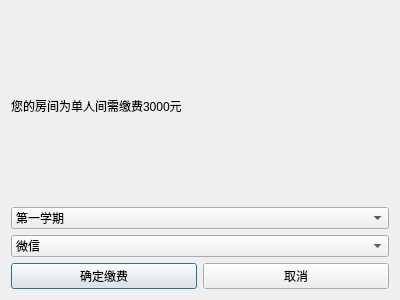
<?xml version="1.0" encoding="UTF-8"?>
<ui version="4.0">
 <class>PaymentDialog</class>
 <widget class="QDialog" name="PaymentDialog">
  <property name="geometry">
   <rect>
    <x>0</x>
    <y>0</y>
    <width>400</width>
    <height>300</height>
   </rect>
  </property>
  <property name="windowTitle">
   <string>选择支付方式</string>
  </property>
  <layout class="QVBoxLayout" name="verticalLayout">
   <item>
    <widget class="QLabel" name="label">
     <property name="text">
      <string>您的房间为单人间需缴费3000元</string>
     </property>
    </widget>
   </item>
   <item>
    <widget class="QComboBox" name="semesterComboBox">
     <item>
      <property name="text">
       <string>第一学期</string>
      </property>
     </item>
     <item>
      <property name="text">
       <string>第二学期</string>
      </property>
     </item>
     <item>
      <property name="text">
       <string>第三学期</string>
      </property>
     </item>
     <item>
      <property name="text">
       <string>第四学期</string>
      </property>
     </item>
     <item>
      <property name="text">
       <string>第五学期</string>
      </property>
     </item>
     <item>
      <property name="text">
       <string>第六学期</string>
      </property>
     </item>
     <item>
      <property name="text">
       <string>第七学期</string>
      </property>
     </item>
     <item>
      <property name="text">
       <string>第八学期</string>
      </property>
     </item>
    </widget>
   </item>
   <item>
    <widget class="QComboBox" name="paymentMethodComboBox">
     <item>
      <property name="text">
       <string>微信</string>
      </property>
     </item>
     <item>
      <property name="text">
       <string>支付宝</string>
      </property>
     </item>
     <item>
      <property name="text">
       <string>云闪付</string>
      </property>
     </item>
     <item>
      <property name="text">
       <string>银行卡</string>
      </property>
     </item>
     <item>
      <property name="text">
       <string>现金</string>
      </property>
     </item>
    </widget>
   </item>
   <item>
    <layout class="QHBoxLayout" name="horizontalLayout">
     <item>
      <widget class="QPushButton" name="okButton">
       <property name="text">
        <string>确定缴费</string>
       </property>
      </widget>
     </item>
     <item>
      <widget class="QPushButton" name="cancelButton">
       <property name="text">
        <string>取消</string>
       </property>
      </widget>
     </item>
    </layout>
   </item>
  </layout>
 </widget>
 <resources/>
 <connections/>
</ui>
